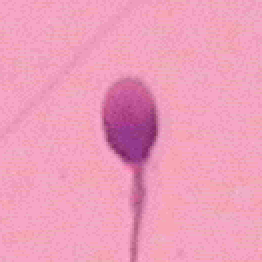
#> input picture HuSHeM-20250630T085035Z-1-001/HuSHeM/fold1/test/01_Normal/image_004.BMP, 131 x 131 px (shown 2 times larger)
$ python -i canonical.py   (imports and definitions only)
#> lines starting #> are read from the running program, lines starting #| are printed output that depends on the picture
"""Unsupervised head mask, moment frame, and weighted-frame view sampling.

Notation (docs/method/specification.md):

* ``M(x)``: binary head mask, computed equivariantly from the image ``x``.
* ``c, Σ``: centroid and covariance of ``M``; ``λ1 ≥ λ2`` eigenvalues, ``v1`` major axis.
* ``a = (λ1 - λ2) / (λ1 + λ2) ∈ [0, 1]``: anisotropy, an O(2)-invariant scalar.
* ``φ0``: angle that rotates ``v1`` onto the output's vertical axis (defined up to π).
* Views ``V_k(x) = x ∘ T_k`` for ``T_k = translate(c) ∘ R(φ0 + δ_k) ∘ F^{s_k}`` with
  ``δ_k ∈ {0, π/2, π, 3π/2}`` and reflection ``F^{s_k}``, ``s_k ∈ {0, 1}``: 8 views, the D4
  orbit anchored at the moment frame.
* Weights ``w_k ∝ exp(κ cos 2δ_k)`` with ``κ = β a / (1 - a)``. ``β = ∞`` keeps only the 4
  major-axis views (the classical moment frame with its D2 ambiguity enumerated); ``β = 0``
  gives uniform weights over the 8 anchored views.

Because ``c`` and ``φ0`` are equivariant and ``a`` is invariant, the weighted average of any
function of the views is invariant to rotations and reflections of the input (continuous
image model); see the proof sketch in the specification.
"""

from __future__ import annotations

import math
from dataclasses import dataclass

import numpy as np
import torch
from scipy import ndimage

N_VIEWS = 8
DELTAS = np.array([0.0, math.pi / 2, math.pi, 3 * math.pi / 2] * 2)
FLIPS = np.array([0, 0, 0, 0, 1, 1, 1, 1])


@dataclass(frozen=True)
class Frame:
    centroid: tuple[float, float]  # (x, y) in pixels
    phi0: float  # radians; rotates the major axis onto the vertical
    anisotropy: float  # a in [0, 1]
    lambdas: tuple[float, float]
    mask_found: bool


def darkness(img: np.ndarray) -> np.ndarray:
    """1 - luminance in [0, 1]; stained heads are darker than the background."""
    rgb = img.astype(np.float32) / 255.0
    return 1.0 - (0.299 * rgb[..., 0] + 0.587 * rgb[..., 1] + 0.114 * rgb[..., 2])


def otsu_threshold(values: np.ndarray, bins: int = 256) -> float:
    hist, edges = np.histogram(values, bins=bins, range=(0.0, 1.0))
    p = hist.astype(np.float64) / max(hist.sum(), 1)
    omega = np.cumsum(p)
    mu = np.cumsum(p * (edges[:-1] + edges[1:]) / 2)
    mu_t = mu[-1]
    denom = omega * (1 - omega)
    with np.errstate(divide="ignore", invalid="ignore"):
        sigma_b = np.where(denom > 0, (mu_t * omega - mu) ** 2 / denom, 0.0)
    return float(edges[int(np.argmax(sigma_b)) + 1])


def _disk(radius: int) -> np.ndarray:
    yy, xx = np.mgrid[-radius : radius + 1, -radius : radius + 1]
    return (xx**2 + yy**2) <= radius**2


def head_mask(img: np.ndarray) -> np.ndarray:
    """Unsupervised head segmentation: Otsu on darkness, opening, central component.

    Every step (pointwise threshold from a histogram, isotropic morphology with a disk,
    component scoring by area and distance to the centre) commutes with rotations and
    reflections about the image centre, so the mask is equivariant up to discretisation.
    """
    h, w = img.shape[:2]
    d = ndimage.gaussian_filter(darkness(img), sigma=1.0)
    mask = d > otsu_threshold(d)
    r = max(2, round(0.03 * min(h, w)))
    mask = ndimage.binary_opening(mask, structure=_disk(r))
    mask = ndimage.binary_fill_holes(mask)
    labels, n = ndimage.label(mask)
    if n == 0:
        return np.zeros((h, w), dtype=bool)
    idx = np.arange(1, n + 1)
    areas = ndimage.sum(np.ones_like(d), labels, idx)
    cy, cx = np.array(ndimage.center_of_mass(np.ones_like(d), labels, idx)).T
    sigma = 0.25 * min(h, w)
    dist2 = (cx - (w - 1) / 2) ** 2 + (cy - (h - 1) / 2) ** 2
    score = areas * np.exp(-dist2 / (2 * sigma**2))
    return labels == idx[int(np.argmax(score))]


# [74 lines left out: functions moment_frame, frame_weights, sample_views, rotate_image, not called in this run]

>>> import cv2
>>> picture = cv2.imread('../../../HuSHeM-20250630T085035Z-1-001/HuSHeM/fold1/test/01_Normal/image_004.BMP', cv2.IMREAD_GRAYSCALE)
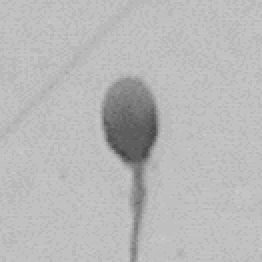
#> picture: shape (131, 131) (shown 2 times larger); min 67, max 204, mean 185
>>> result = head_mask(picture)
#> in head_mask, `d = ndimage.gaussian_filter(darkness(img), sigma=1.0)`: d = 131 values, max 0.289 at index 68, min 0.24 at index 78, mean 0.255
#> in otsu_threshold, `hist, edges = np.histogram(values, bins=bins, range=(0.0, 1.0))`: hist = 256 values, max 22 at index 62, min 0 at index 0, mean 0.512; edges = 257 values from 0 to 1
#> in otsu_threshold, `p = hist.astype(np.float64) / max(hist.sum(), 1)`: p = 256 values, max 0.168 at index 62, min 0 at index 0, mean 0.00391
#> in otsu_threshold, `omega = np.cumsum(p)`: omega = 256 values from 0 to 1
#> in otsu_threshold, `mu = np.cumsum(p * (edges[:-1] + edges[1:]) / 2)`: mu = 256 values from 0 to 0.255
#> in otsu_threshold, `mu_t = mu[-1]`: mu_t = 0.255
#> in otsu_threshold, `denom = omega * (1 - omega)`: denom = 256 values, max 0.249 at index 64, min 0 at index 0, mean 0.00515
#> in otsu_threshold, `sigma_b = np.where(denom > 0, (mu_t * omega - mu) ** 2 / denom, 0.0)`: sigma_b = 256 values, max 5.56e-05 at index 65, min 0 at index 0, mean 1.58e-06
#> (the run stopped early here; a loop or call above may not have finished)

$ run again, on HuSHeM-20250630T085035Z-1-001/HuSHeM/fold1/test/01_Normal/image_006.BMP
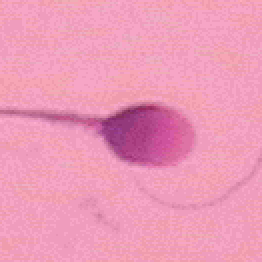
#> input picture HuSHeM-20250630T085035Z-1-001/HuSHeM/fold1/test/01_Normal/image_006.BMP, 131 x 131 px (shown 2 times larger)
#> `picture = cv2.imread('../../../HuSHeM-20250630T085035Z-1-001/HuSHeM/fo..`:
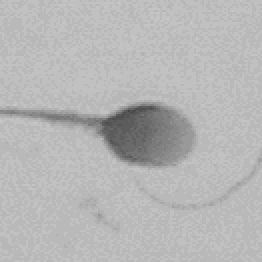
#> picture: shape (131, 131) (shown 2 times larger); min 70, max 201, mean 182.3
#> d = 131 values, max 0.411 at index 55, min 0.248 at index 32, mean 0.268
#> hist = 256 values, max 30 at index 66, min 0 at index 0, mean 0.512; edges = 257 values from 0 to 1
#> p = 256 values, max 0.229 at index 66, min 0 at index 0, mean 0.00391
#> omega = 256 values from 0 to 1
#> mu = 256 values from 0 to 0.267
#> mu_t = 0.267
#> denom = 256 values, max 0.248 at index 66, min 0 at index 0, mean 0.0079
#> sigma_b = 256 values, max 0.000426 at index 78, min 0 at index 0, mean 5.28e-05

$ run again, on HuSHeM-20250630T085035Z-1-001/HuSHeM/fold1/test/01_Normal/image_007.BMP
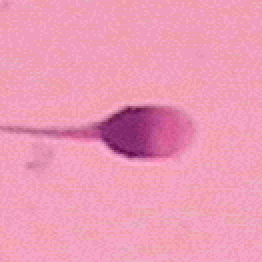
#> input picture HuSHeM-20250630T085035Z-1-001/HuSHeM/fold1/test/01_Normal/image_007.BMP, 131 x 131 px (shown 2 times larger)
#> `picture = cv2.imread('../../../HuSHeM-20250630T085035Z-1-001/HuSHeM/fo..`:
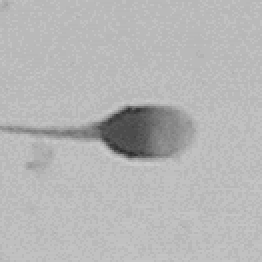
#> picture: shape (131, 131) (shown 2 times larger); min 43, max 202, mean 182.1
#> d = 131 values, max 0.389 at index 64, min 0.249 at index 111, mean 0.27
#> hist = 256 values, max 28 at index 68, min 0 at index 0, mean 0.512; edges = 257 values from 0 to 1
#> p = 256 values, max 0.214 at index 68, min 0 at index 0, mean 0.00391
#> omega = 256 values from 0 to 1
#> mu = 256 values from 0 to 0.27
#> mu_t = 0.27
#> denom = 256 values, max 0.246 at index 67, min 0 at index 0, mean 0.00838
#> sigma_b = 256 values, max 0.000283 at index 76, min 0 at index 0, mean 2.86e-05

$ run again, on HuSHeM-20250630T085035Z-1-001/HuSHeM/fold1/test/01_Normal/image_008.BMP
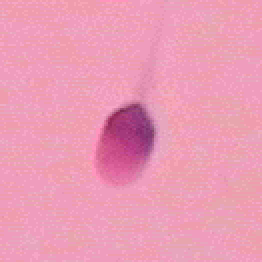
#> input picture HuSHeM-20250630T085035Z-1-001/HuSHeM/fold1/test/01_Normal/image_008.BMP, 131 x 131 px (shown 2 times larger)
#> `picture = cv2.imread('../../../HuSHeM-20250630T085035Z-1-001/HuSHeM/fo..`:
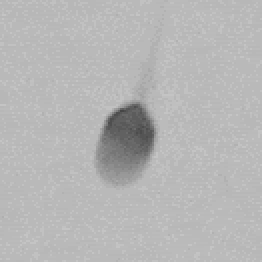
#> picture: shape (131, 131) (shown 2 times larger); min 70, max 196, mean 182.2
#> d = 131 values, max 0.286 at index 108, min 0.256 at index 70, mean 0.271
#> hist = 256 values, max 35 at index 69, min 0 at index 0, mean 0.512; edges = 257 values from 0 to 1
#> p = 256 values, max 0.267 at index 69, min 0 at index 0, mean 0.00391
#> omega = 256 values from 0 to 1
#> mu = 256 values from 0 to 0.271
#> mu_t = 0.271
#> denom = 256 values, max 0.239 at index 69, min 0 at index 0, mean 0.00347
#> sigma_b = 256 values, max 2.57e-05 at index 68, min 0 at index 0, mean 4.59e-07
